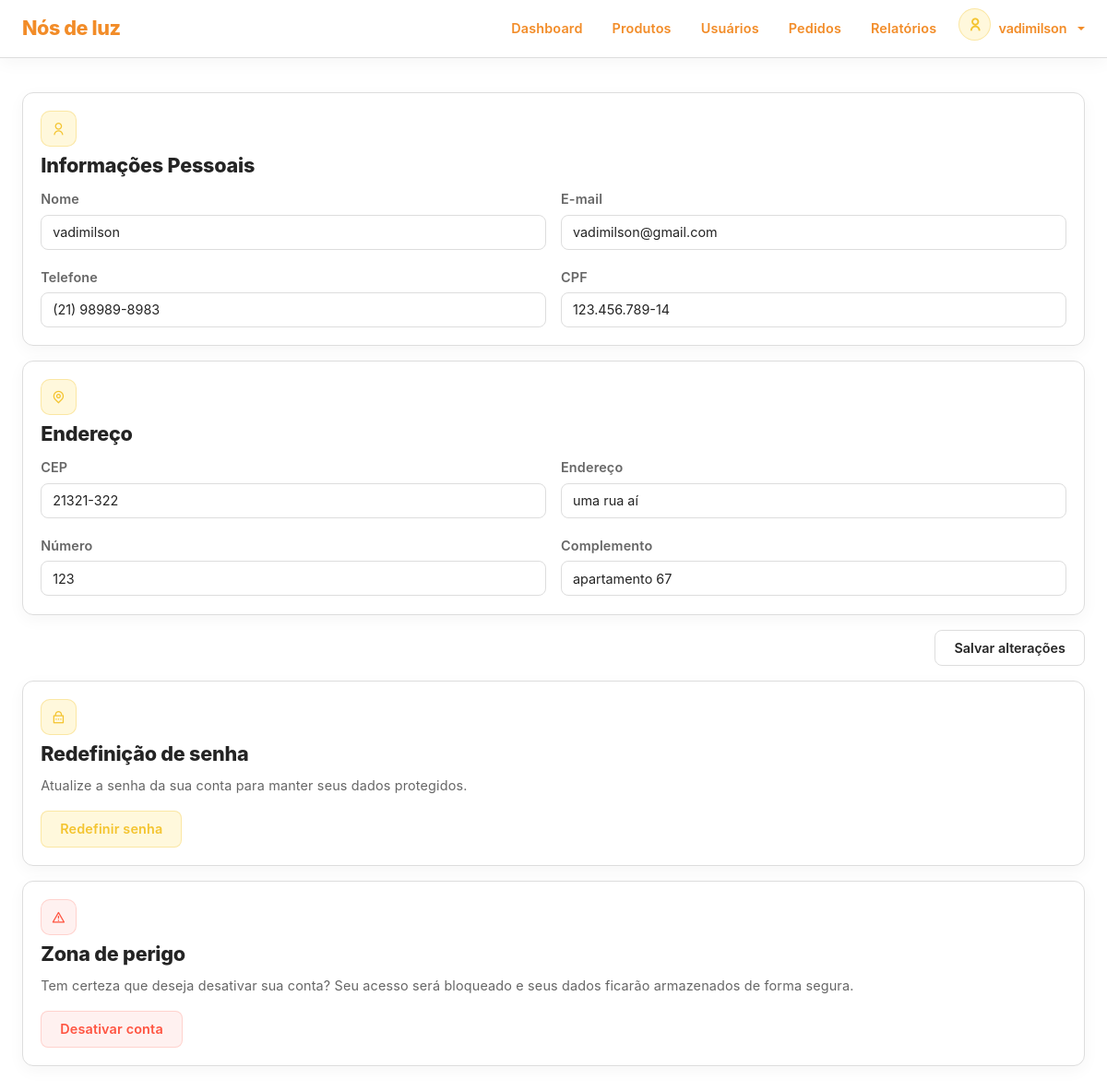
The app's page /account/profile.php (signed in) with its own data.
### tables this page shows
CREATE TABLE `users` (
  `id` int(11) NOT NULL,
  `name` varchar(250) NOT NULL,
  `email` varchar(250) NOT NULL,
  `password` varchar(250) NOT NULL,
  `phone` varchar(15) NOT NULL,
  `cpf` varchar(14) NOT NULL,
  `address` varchar(250) NOT NULL,
  `cep` varchar(8) NOT NULL,
  `address_number` varchar(20) NOT NULL,
  `address_complement` varchar(100) DEFAULT NULL,
  `role` enum('Cliente','Admin') NOT NULL,
  `status` enum('Ativo','Inativo') NOT NULL,
  `vip` enum('sim','nao') NOT NULL DEFAULT 'nao',
  `reset_token` varchar(64) DEFAULT NULL,
  `reset_token_expires` datetime DEFAULT NULL,
  `date_register` datetime NOT NULL DEFAULT current_timestamp()
);

### app/config/config.php (called while the page is built, shortened)
<?php
function e(?string $value): string
{
    return htmlspecialchars($value ?? '', ENT_QUOTES, 'UTF-8');
}
?>

### account/profile.php (the view, shortened to what this page needs)
<?php
require_once __DIR__ . '/../app/config/config.php';
require_once BASE_PATH . '/app/middleware/auth.php';
$id = $_SESSION['id'] ?? '';
if (!empty($id)) {
    $stmt = mysqli_prepare($conn, "SELECT * FROM users WHERE id = ?");
    mysqli_stmt_bind_param($stmt, "i", $id);
    mysqli_stmt_execute($stmt);
    $result = mysqli_stmt_get_result($stmt);
    $user = mysqli_fetch_assoc($result);
} else {
    header("Location: " . BASE_URL . 'index.php');
    exit;
}
$name = $user['name'];
$email = $user['email'];
$phone = $user['phone'];
$cpf = $user['cpf'];
$cep = $user['cep'];
$address = $user['address'];
$address_number = $user['address_number'];
$address_complement = $user['address_complement'];
require_once BASE_PATH . '/components/layout/head.php';
require_once BASE_PATH . '/components/layout/header.php';
?>
<div class="custom-main-container min-vh-100 section-spacer">
    <div class="row g-3">
        <div class="col-12">
            <form name="filter-form" action="<?= BASE_URL ?>app/controllers/user-controller.php" method="POST">
                <div class="d-flex flex-column gap-3">
                    <div class="card no-hover">
                        <div class="card-body">
                            <div class="form-content">
                                <div class="form-header">
                                    <div class="icon-box"><i class="ri-user-line"></i></div>
                                    <h3 class="form-title">Informações Pessoais</h3>
                                </div>
                                <div class="form-body row g-3">
                                    <div class="form-field col-6">
                                        <label for="name">Nome</label>
                                        <input class="form-control" name="name" id="name"
                                            value="<?= e($name) ?>" placeholder="Ex: Rogério..."
                                            type="text" minlength="3" maxlength="100" required />
                                    </div>
                                    <div class="form-field col-6">
                                        <label for="email">E-mail</label>
                                        <input class="form-control" name="email" id="email"
                                            value="<?= e($email) ?>" placeholder="nome@exemplo.com"
                                            type="email" maxlength="255" required />
                                    </div>
                                    <div class="form-field col-6">
                                        <label for="phone">Telefone</label>
                                        <input class="form-control" name="phone" id="phone"
                                            value="<?= e($phone) ?>" placeholder="(00) 00000-0000"
                                            type="text" minlength="15" maxlength="15" required />
                                    </div>
                                    <div class="form-field col-6">
                                        <label for="cpf">CPF</label>
                                        <input class="form-control" name="cpf" id="cpf"
                                            value="<?= e($cpf) ?>" placeholder="000.000.000-00"
                                            type="text" minlength="14" maxlength="14" required />
                                    </div>
                                </div>
                            </div>
                        </div>
                    </div>
                    <div class="card no-hover">
                        <div class="card-body">
                            <div class="form-content">
                                <div class="form-header">
                                    <div class="icon-box"><i class="ri-map-pin-line"></i></div>
                                    <h3 class="form-title">Endereço</h3>
                                </div>
                                <div class="form-body row g-3">
                                    <div class="form-field col-6">
                                        <label for="cep">CEP</label>
                                        <input class="form-control" name="cep" id="cep"
                                            value="<?= e($cep) ?>" placeholder="00000-000" type="text"
                                            minlength="9" maxlength="9" required />
                                    </div>
                                    <div class="form-field col-6">
                                        <label for="address">Endereço</label>
                                        <input class="form-control" name="address" id="address"
                                            value="<?= e($address) ?>" placeholder="Rua, Avenida..."
                                            type="text" minlength="5" maxlength="150" required />
                                    </div>
                                    <div class="form-field col-6">
                                        <label for="address_number">Número</label>
                                        <input class="form-control" name="address_number" id="address_number"
                                            value="<?= e($address_number) ?>" placeholder="123"
                                            type="text" maxlength="10" required />
                                    </div>
                                    <div class="form-field col-6">
                                        <label for="address_complement">Complemento</label>
                                        <input class="form-control" name="address_complement" id="address_complement"
                                            value="<?= e($address_complement) ?>"
                                            placeholder="Apt, Bloco..." type="text" maxlength="100" />
                                    </div>
                                </div>
                            </div>
                        </div>
                    </div>
                    <div class="d-flex w-100 justify-content-end p-0">
                        <button type="submit" class="btn secondary">Salvar Alterações</button>
                    </div>
                </div>
            </form>
        </div>
        <div class="col-12">
            <div class="card no-hover">
                <div class="card-body">
                    <div class="icon-box warning"><i class="ri-lock-password-line"></i></div>
                    <h3 class="card-title">Redefinição de Senha</h3>
                    <p>Atualize a senha da sua conta para manter seus dados protegidos.</p>
                    <a href="<?= BASE_URL ?>forgot-password-email.php" class="btn secondary yellow">Redefinir Senha</a>
                </div>
            </div>
        </div>
        <div class="col-12">
            <div class="card no-hover">
                <div class="card-body">
                    <div class="icon-box danger"><i class="ri-alert-line"></i></div>
                    <h3 class="card-title">Zona de Perigo</h3>
                    <p>Tem certeza que deseja desativar sua conta? Seu acesso será bloqueado e seus dados ficarão
                        armazenados de forma segura.</p>
                    <a class="btn secondary red" data-bs-toggle="modal" data-bs-target="#deleteModal">Desativar
                        Conta</a>
                </div>
            </div>
        </div>
    </div>
</div>

### records on screen
users: name "vadimilson", email "vadimilson@gmail.com", phone "(21) 98989-8983", cpf "123.456.789-14", cep "21321-322", address "uma rua aí", address_number "123", address_complement "apartamento 67"

### other values on screen
$_SESSION['name'] "vadimilson"
